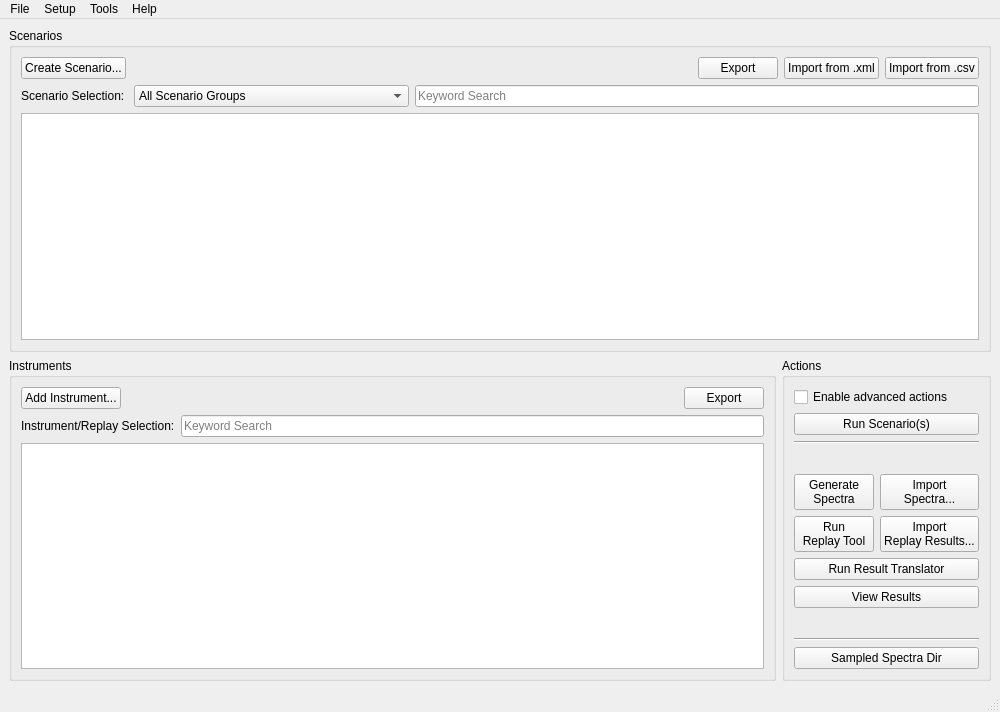
<?xml version="1.0" encoding="UTF-8"?>
<ui version="4.0">
 <class>MainWindow</class>
 <widget class="QMainWindow" name="MainWindow">
  <property name="geometry">
   <rect>
    <x>0</x>
    <y>0</y>
    <width>1000</width>
    <height>712</height>
   </rect>
  </property>
  <property name="sizePolicy">
   <sizepolicy hsizetype="Expanding" vsizetype="Expanding">
    <horstretch>0</horstretch>
    <verstretch>0</verstretch>
   </sizepolicy>
  </property>
  <property name="windowTitle">
   <string>RASE</string>
  </property>
  <property name="unifiedTitleAndToolBarOnMac">
   <bool>true</bool>
  </property>
  <widget class="QWidget" name="centralwidget">
   <layout class="QVBoxLayout" name="verticalLayout_6">
    <item>
     <layout class="QHBoxLayout" name="horizontalLayout_4" stretch="0">
      <item>
       <widget class="QGroupBox" name="groupBox">
        <property name="title">
         <string>Scenarios</string>
        </property>
        <property name="flat">
         <bool>false</bool>
        </property>
        <layout class="QVBoxLayout" name="verticalLayout">
         <item>
          <layout class="QHBoxLayout" name="horizontalLayout_9">
           <item>
            <widget class="QPushButton" name="btnAddScenario">
             <property name="text">
              <string>Create Scenario...</string>
             </property>
            </widget>
           </item>
           <item>
            <spacer name="horizontalSpacer_5">
             <property name="orientation">
              <enum>Qt::Horizontal</enum>
             </property>
             <property name="sizeHint" stdset="0">
              <size>
               <width>40</width>
               <height>20</height>
              </size>
             </property>
            </spacer>
           </item>
           <item>
            <widget class="QPushButton" name="btnExportScenarios">
             <property name="text">
              <string>Export</string>
             </property>
            </widget>
           </item>
           <item>
            <widget class="QPushButton" name="btnImportScenariosXML">
             <property name="text">
              <string>Import from .xml</string>
             </property>
            </widget>
           </item>
           <item>
            <widget class="QPushButton" name="btnImportScenariosCSV">
             <property name="text">
              <string>Import from .csv</string>
             </property>
            </widget>
           </item>
          </layout>
         </item>
         <item>
          <layout class="QHBoxLayout" name="horizontalLayout_6">
           <item>
            <widget class="QLabel" name="label_12">
             <property name="text">
              <string>Scenario Selection: </string>
             </property>
            </widget>
           </item>
           <item>
            <widget class="QComboBox" name="cmbScenarioGroups">
             <property name="enabled">
              <bool>true</bool>
             </property>
             <property name="minimumSize">
              <size>
               <width>275</width>
               <height>0</height>
              </size>
             </property>
             <item>
              <property name="text">
               <string>All Scenario Groups</string>
              </property>
             </item>
            </widget>
           </item>
           <item>
            <widget class="QLineEdit" name="txtScenarioSearch">
             <property name="enabled">
              <bool>true</bool>
             </property>
             <property name="minimumSize">
              <size>
               <width>225</width>
               <height>0</height>
              </size>
             </property>
             <property name="text">
              <string/>
             </property>
             <property name="placeholderText">
              <string>Keyword Search</string>
             </property>
            </widget>
           </item>
          </layout>
         </item>
         <item>
          <layout class="QHBoxLayout" name="horizontalLayout_2" stretch="0">
           <item>
            <widget class="QTableWidget" name="tblScenario">
             <property name="editTriggers">
              <set>QAbstractItemView::NoEditTriggers</set>
             </property>
             <property name="selectionMode">
              <enum>QAbstractItemView::ExtendedSelection</enum>
             </property>
             <property name="selectionBehavior">
              <enum>QAbstractItemView::SelectRows</enum>
             </property>
             <attribute name="horizontalHeaderStretchLastSection">
              <bool>true</bool>
             </attribute>
             <attribute name="verticalHeaderVisible">
              <bool>false</bool>
             </attribute>
            </widget>
           </item>
          </layout>
         </item>
        </layout>
       </widget>
      </item>
     </layout>
    </item>
    <item>
     <layout class="QHBoxLayout" name="horizontalLayout_12">
      <item>
       <widget class="QGroupBox" name="groupBox1">
        <property name="title">
         <string>Instruments</string>
        </property>
        <layout class="QVBoxLayout" name="verticalLayout_2">
         <item>
          <layout class="QHBoxLayout" name="horizontalLayout_3">
           <item>
            <widget class="QPushButton" name="btnAddDetector">
             <property name="text">
              <string>Add Instrument...</string>
             </property>
            </widget>
           </item>
           <item>
            <spacer name="horizontalSpacer_7">
             <property name="orientation">
              <enum>Qt::Horizontal</enum>
             </property>
             <property name="sizeHint" stdset="0">
              <size>
               <width>40</width>
               <height>20</height>
              </size>
             </property>
            </spacer>
           </item>
           <item>
            <widget class="QPushButton" name="btnExportInstruments">
             <property name="text">
              <string>Export</string>
             </property>
            </widget>
           </item>
          </layout>
         </item>
         <item>
          <layout class="QHBoxLayout" name="horizontalLayout">
           <item>
            <widget class="QLabel" name="label_14">
             <property name="text">
              <string>Instrument/Replay Selection:</string>
             </property>
             <property name="textFormat">
              <enum>Qt::AutoText</enum>
             </property>
             <property name="scaledContents">
              <bool>false</bool>
             </property>
            </widget>
           </item>
           <item>
            <widget class="QLineEdit" name="txtDetectorSearch">
             <property name="enabled">
              <bool>true</bool>
             </property>
             <property name="minimumSize">
              <size>
               <width>225</width>
               <height>0</height>
              </size>
             </property>
             <property name="text">
              <string/>
             </property>
             <property name="placeholderText">
              <string>Keyword Search</string>
             </property>
            </widget>
           </item>
          </layout>
         </item>
         <item>
          <widget class="QTableWidget" name="tblDetectorReplay">
           <property name="editTriggers">
            <set>QAbstractItemView::NoEditTriggers</set>
           </property>
           <property name="selectionBehavior">
            <enum>QAbstractItemView::SelectRows</enum>
           </property>
           <property name="columnCount">
            <number>0</number>
           </property>
           <attribute name="horizontalHeaderDefaultSectionSize">
            <number>89</number>
           </attribute>
           <attribute name="horizontalHeaderStretchLastSection">
            <bool>true</bool>
           </attribute>
           <attribute name="verticalHeaderVisible">
            <bool>false</bool>
           </attribute>
          </widget>
         </item>
        </layout>
       </widget>
      </item>
      <item>
       <widget class="QGroupBox" name="groupBox2">
        <property name="title">
         <string>Actions</string>
        </property>
        <property name="flat">
         <bool>false</bool>
        </property>
        <property name="checkable">
         <bool>false</bool>
        </property>
        <layout class="QVBoxLayout" name="verticalLayout_3">
         <item>
          <widget class="QCheckBox" name="ckboxEnableAdvanced">
           <property name="text">
            <string>Enable advanced actions</string>
           </property>
          </widget>
         </item>
         <item>
          <widget class="QPushButton" name="btnGenScenario">
           <property name="text">
            <string>Run Scenario(s)</string>
           </property>
          </widget>
         </item>
         <item>
          <widget class="Line" name="line">
           <property name="orientation">
            <enum>Qt::Horizontal</enum>
           </property>
          </widget>
         </item>
         <item>
          <spacer name="verticalSpacer_3">
           <property name="orientation">
            <enum>Qt::Vertical</enum>
           </property>
           <property name="sizeHint" stdset="0">
            <size>
             <width>20</width>
             <height>10</height>
            </size>
           </property>
          </spacer>
         </item>
         <item>
          <layout class="QGridLayout" name="gridLayout">
           <property name="leftMargin">
            <number>0</number>
           </property>
           <item row="0" column="0">
            <widget class="QPushButton" name="btnGenerate">
             <property name="text">
              <string>Generate
Spectra</string>
             </property>
            </widget>
           </item>
           <item row="0" column="1">
            <widget class="QPushButton" name="btnImportSpectra">
             <property name="enabled">
              <bool>true</bool>
             </property>
             <property name="minimumSize">
              <size>
               <width>0</width>
               <height>0</height>
              </size>
             </property>
             <property name="text">
              <string>Import
Spectra...</string>
             </property>
            </widget>
           </item>
           <item row="1" column="0">
            <widget class="QPushButton" name="btnRunReplay">
             <property name="text">
              <string>Run
Replay Tool</string>
             </property>
            </widget>
           </item>
           <item row="1" column="1">
            <widget class="QPushButton" name="btnImportIDResults">
             <property name="text">
              <string>Import
Replay Results...</string>
             </property>
            </widget>
           </item>
          </layout>
         </item>
         <item>
          <widget class="QPushButton" name="btnRunResultsTranslator">
           <property name="enabled">
            <bool>true</bool>
           </property>
           <property name="text">
            <string>Run Result Translator</string>
           </property>
          </widget>
         </item>
         <item>
          <widget class="QPushButton" name="btnViewResults">
           <property name="text">
            <string>View Results</string>
           </property>
          </widget>
         </item>
         <item>
          <spacer name="verticalSpacer">
           <property name="orientation">
            <enum>Qt::Vertical</enum>
           </property>
           <property name="sizeHint" stdset="0">
            <size>
             <width>20</width>
             <height>10</height>
            </size>
           </property>
          </spacer>
         </item>
         <item>
          <widget class="Line" name="line_2">
           <property name="orientation">
            <enum>Qt::Horizontal</enum>
           </property>
          </widget>
         </item>
         <item>
          <widget class="QPushButton" name="btnSampleDir">
           <property name="text">
            <string>Sampled Spectra Dir</string>
           </property>
          </widget>
         </item>
        </layout>
       </widget>
      </item>
     </layout>
    </item>
   </layout>
  </widget>
  <widget class="QMenuBar" name="menubar">
   <property name="geometry">
    <rect>
     <x>0</x>
     <y>0</y>
     <width>1000</width>
     <height>24</height>
    </rect>
   </property>
   <property name="nativeMenuBar">
    <bool>false</bool>
   </property>
   <widget class="QMenu" name="menuTools">
    <property name="title">
     <string>Setup</string>
    </property>
    <addaction name="actionPreferences"/>
    <addaction name="actionReplay_Software"/>
    <addaction name="actionCorrespondence_Table"/>
    <addaction name="actionModify_Scenario_Groups"/>
    <addaction name="actionModify_Detector_Influences"/>
    <addaction name="actionModify_Material_Weights"/>
   </widget>
   <widget class="QMenu" name="menuFile">
    <property name="title">
     <string>File</string>
    </property>
    <addaction name="actionQuit"/>
   </widget>
   <widget class="QMenu" name="menuHelp">
    <property name="title">
     <string>Help</string>
    </property>
    <addaction name="actionHelp"/>
    <addaction name="actionAbout"/>
   </widget>
   <widget class="QMenu" name="menuTools_2">
    <property name="title">
     <string>Tools</string>
    </property>
    <addaction name="actionInput_Random_Seed"/>
    <addaction name="actionBase_Spectra_Creation_Tool"/>
    <addaction name="actionBase_Spectra_Creation_Wizard"/>
    <addaction name="actionAutomated_Scurve"/>
    <addaction name="actionDynamic_Scenarios_under_development"/>
   </widget>
   <addaction name="menuFile"/>
   <addaction name="menuTools"/>
   <addaction name="menuTools_2"/>
   <addaction name="menuHelp"/>
  </widget>
  <widget class="QStatusBar" name="statusbar"/>
  <action name="actionMaterials_List">
   <property name="text">
    <string>Materials...</string>
   </property>
  </action>
  <action name="actionDetector_List">
   <property name="text">
    <string>Instruments...</string>
   </property>
  </action>
  <action name="actionScenario_Groups">
   <property name="text">
    <string>Scenario Groups...</string>
   </property>
  </action>
  <action name="actionReplay_Software">
   <property name="text">
    <string>Replay Software...</string>
   </property>
  </action>
  <action name="actionImportIDResults">
   <property name="text">
    <string>Import ID Results...</string>
   </property>
  </action>
  <action name="actionAbout">
   <property name="text">
    <string>About...</string>
   </property>
  </action>
  <action name="actionCorrespondence_Table">
   <property name="text">
    <string>Correspondence Table...</string>
   </property>
  </action>
  <action name="actionQuit">
   <property name="text">
    <string>Quit</string>
   </property>
  </action>
  <action name="actionPreferences">
   <property name="text">
    <string>Preferences...</string>
   </property>
  </action>
  <action name="actionHelp">
   <property name="text">
    <string>Index...</string>
   </property>
   <property name="toolTip">
    <string>Help Index</string>
   </property>
  </action>
  <action name="actionInput_Random_Seed">
   <property name="text">
    <string>Set Random Seed</string>
   </property>
  </action>
  <action name="actionBase_Spectra_Creation_Tool">
   <property name="text">
    <string>Base Spectra Creation</string>
   </property>
  </action>
  <action name="actionAutomated_Scurve">
   <property name="text">
    <string>Automated S Curve Generation</string>
   </property>
  </action>
  <action name="actionMDA_Studies_under_development">
   <property name="enabled">
    <bool>false</bool>
   </property>
   <property name="text">
    <string>MDA Studies (under development)</string>
   </property>
  </action>
  <action name="actionDynamic_Scenarios_under_development">
   <property name="enabled">
    <bool>false</bool>
   </property>
   <property name="text">
    <string>Dynamic Scenarios (under development)</string>
   </property>
  </action>
  <action name="actionModify_Scenario_Groups">
   <property name="text">
    <string>Modify Scenario Groups...</string>
   </property>
  </action>
  <action name="actionModify_Detector_Influences">
   <property name="text">
    <string>Modify Detector Influences...</string>
   </property>
  </action>
  <action name="actionModify_Material_Weights">
   <property name="text">
    <string>Weighted F-score Manager...</string>
   </property>
  </action>
  <action name="actionBase_Spectra_Creation_Wizard">
   <property name="text">
    <string>Base Spectra Creation Wizard</string>
   </property>
  </action>
 </widget>
 <resources/>
 <connections>
  <connection>
   <sender>actionQuit</sender>
   <signal>triggered()</signal>
   <receiver>MainWindow</receiver>
   <slot>close()</slot>
   <hints>
    <hint type="sourcelabel">
     <x>-1</x>
     <y>-1</y>
    </hint>
    <hint type="destinationlabel">
     <x>403</x>
     <y>355</y>
    </hint>
   </hints>
  </connection>
 </connections>
</ui>
